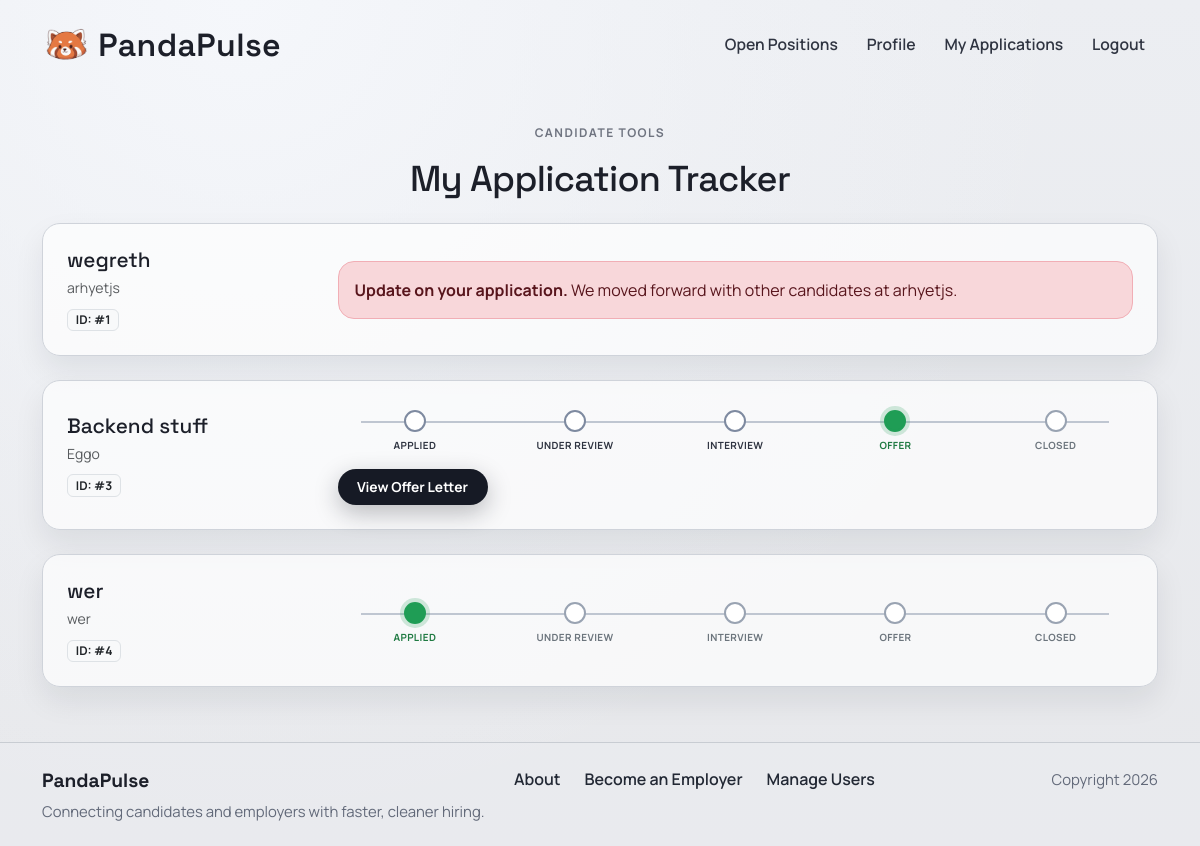
/apply/status/ (signed in), run on the app's committed database.
### apply/models.py (models this page shows, shortened)
class Application(models.Model):
    STATUS_CHOICES = [
        ("applied", "Applied"),
        ("review", "Under Review"),
        ("interview", "Interview"),
        ("offer", "Offer"),
        ("rejected", "Rejected"),
        ("closed", "Closed"),
    ]
    user = models.ForeignKey(User, on_delete=models.CASCADE)
    job = models.ForeignKey(JobPost, on_delete=models.CASCADE, related_name="applications")
    note = models.TextField(blank=True)
    resume_file = models.FileField(upload_to="resumes/", blank=True, null=True)
    resume_type = models.CharField(
        max_length=20,
        choices=[("profile", "Profile Resume"), ("uploaded", "Uploaded Resume")]
    )
    applied_at = models.DateTimeField(auto_now_add=True)
    status = models.CharField(max_length=20, choices=STATUS_CHOICES, default="applied")
    class Meta:
        unique_together = ("user", "job")

### jobposts/models.py (models this page shows, shortened)
class JobPost(models.Model):
    owner = models.ForeignKey(
        settings.AUTH_USER_MODEL,
        on_delete=models.CASCADE,
        related_name='job_posts',
        null=True,
        blank=True,
    )
    title = models.CharField(max_length=200)
    company = models.CharField(max_length=150)
    location = models.CharField(max_length=150)
    pay_range = models.CharField(max_length=100)
    skills = models.CharField(max_length=300, blank=True)
    salary_min = models.IntegerField(null=True, blank=True)
    salary_max = models.IntegerField(null=True, blank=True)
    WORK_SETTING_CHOICES = [
        ("remote", "Remote"),
        ("onsite", "On-site"),
        ("hybrid", "Hybrid"),
    ]
    work_setting = models.CharField(max_length=20, choices=WORK_SETTING_CHOICES, default="onsite")
    visa_sponsorship = models.BooleanField(default=False)
    description = models.TextField()
    created_at = models.DateTimeField(auto_now_add=True)

### apply/views.py (the view)
# urls.py: path('status/', views.application_status, name='application_status'),
@login_required
def application_status(request):
    applications = Application.objects.filter(user=request.user).select_related("job")
    return render(request, "apply/status.html", {"applications": applications})

### accounts/context_processors.py (called while the page is built)
def can_post_job(request):
    if not request.user.is_authenticated:
        return {"can_post_job": False}
    is_employer = Profile.objects.filter(
        user=request.user,
        account_type=Profile.AccountType.EMPLOYER,
    ).exists()
    return {"can_post_job": is_employer}

### apply/templates/apply/status.html
{% extends "base.html" %}
{% block content %}
<section class="page-shell">
  <div class="container">
    <div class="page-intro text-center">
      <p class="page-kicker">Candidate tools</p>
      <h1 class="page-title page-title-sm">My Application Tracker</h1>
    </div>
    <div class="row g-4">
      {% for application in applications %}
      <div class="col-12">
        <div class="surface-card">
          <div class="row align-items-center g-3">
            <div class="col-lg-3">
              <h5 class="surface-title mb-1">{{ application.job.title }}</h5>
              <p class="text-muted mb-0 small">{{ application.job.company }}</p>
              <div class="mt-2">
                <span class="badge bg-light text-dark border">ID: #{{ application.id }}</span>
              </div>
            </div>
            <div class="col-lg-9">
              {% if application.status == 'rejected' %}
              <div class="alert alert-danger rounded-4 mb-0">
                <strong>Update on your application.</strong>
                We moved forward with other candidates at {{ application.job.company }}.
              </div>
              {% else %}
              <div class="stepper-wrapper">
                {% with "applied review interview offer closed" as status_order %}
                  {% for key, label in application.STATUS_CHOICES %}
                    {% if key != 'rejected' %}
                    <div class="stepper-item {% if key == application.status %}active{% elif key in status_order and application.status in status_order %}{% if application.status == 'review' and key == 'applied' %}completed{% elif application.status == 'interview' and key == 'applied' or application.status == 'interview' and key == 'review' %}completed{% elif application.status == 'offer' and key != 'offer' and key != 'closed' %}completed{% elif application.status == 'closed' %}completed{% else %}pending{% endif %}{% else %}pending{% endif %}">
                      <div class="step-counter"></div>
                      <div class="step-name">{{ label }}</div>
                    </div>
                    {% endif %}
                  {% endfor %}
                {% endwith %}
              </div>
              {% if application.status == 'offer' or application.status == 'closed' %}
              <div class="form-actions mt-3">
                <a class="primary-btn btn-compact" href="{% url 'apply:offer_letter' application.id %}">View Offer Letter</a>
              </div>
              {% endif %}
              {% endif %}
            </div>
          </div>
        </div>
      </div>
      {% empty %}
      <div class="col-12 text-center py-5">
        <p class="text-muted">No applications found.</p>
      </div>
      {% endfor %}
    </div>
  </div>
</section>
{% endblock %}

### project2/static/css/style.css (style rules this page uses)
:root { --bg-base: #e7e8eb; --ink: #1c1f29; --ink-muted: #515662; --line: #c3c8d0; --panel: #9fc3df; --panel-2: #c8deef; }
* { box-sizing: border-box; }
body { margin: 0; min-height: 100vh; font-family: "Manrope", sans-serif; color: var(--ink); background: radial-gradient(circle at 20% 0%, #f5f7fb 0%, rgba(245, 247, 251, 0.3) 38%, transparent 65%), linear-gradient(180deg, #eceef2 0%, var(--bg-base) 100%); }
.primary-btn, .secondary-btn, .danger-btn { display: inline-flex; align-items: center; justify-content: center; text-decoration: none; border-radius: 999px; font-weight: 700; padding: 0.85rem 1.55rem; min-width: 158px; transition: transform 0.22s ease, box-shadow 0.22s ease, background 0.22s ease; }
.btn-compact { min-width: auto; padding: 0.5rem 0.9rem; font-size: 0.86rem; }
.primary-btn { background: #161a25; color: #fff; box-shadow: 0 8px 24px rgba(22, 26, 37, 0.28); }
.page-shell { padding: 2.1rem 0 3.4rem; }
.page-intro { max-width: 860px; margin: 0 auto 1.4rem; }
.page-title { font-family: "Space Grotesk", sans-serif; font-size: clamp(2rem, 4.8vw, 3.2rem); letter-spacing: -0.02em; margin-bottom: 0.7rem; }
.page-title-sm { font-size: clamp(1.65rem, 3.5vw, 2.25rem); }
.page-kicker { text-transform: uppercase; letter-spacing: 0.12em; font-size: 0.75rem; font-weight: 700; color: #6f7480; }
.surface-card { background: rgba(255, 255, 255, 0.68); border: 1px solid #cfd3da; border-radius: 18px; padding: 1.5rem; box-shadow: 0 14px 30px rgba(18, 23, 36, 0.08); }
.surface-title { font-family: "Space Grotesk", sans-serif; font-size: 1.3rem; margin-bottom: 0.55rem; }
.form-actions { display: flex; gap: 0.75rem; align-items: center; flex-wrap: wrap; }
.form-actions .primary-btn, .form-actions .secondary-btn, .form-actions .danger-btn { min-width: 150px; }
.stepper-wrapper { position: relative; display: flex; justify-content: space-between; gap: 0.35rem; margin-top: 0.3rem; }
.stepper-wrapper::before { content: ""; position: absolute; left: 3%; right: 3%; top: 11px; height: 2px; background: #bfc6d1; z-index: 0; }
.stepper-item { position: relative; display: flex; flex-direction: column; align-items: center; flex: 1; padding: 0 0.3rem; border-radius: 0; pointer-events: none; z-index: 1; }
.stepper-item.completed { color: #2f3441; }
.stepper-item.active { color: #1f7a42; }
.stepper-item.pending { color: #6c757d; }
.step-counter { width: 22px; height: 22px; display: flex; align-items: center; justify-content: center; border-radius: 50%; margin-bottom: 0.35rem; border: 2px solid #99a3b2; background: #fff; }
.stepper-item.completed .step-counter { border-color: #7e8aa0; background: #fff; }
.stepper-item.active .step-counter { border-color: #1f9d55; background: #1f9d55; box-shadow: 0 0 0 4px rgba(31, 157, 85, 0.2); }
.step-name { font-size: 0.62rem; font-weight: 700; text-transform: uppercase; letter-spacing: 0.04em; text-align: center; }

### data on the page
Application: job "wegreth", job.company "arhyetjs", id "1"
Application: job "Backend stuff", job.company "Eggo", id "3", status "offer" (drawn), STATUS_CHOICES "APPLIED" "UNDER REVIEW" "INTERVIEW" "OFFER" "CLOSED"
Application: job "wer", job.company "wer", id "4", status "applied" (drawn), STATUS_CHOICES "APPLIED" "UNDER REVIEW" "INTERVIEW" "OFFER" "CLOSED"
